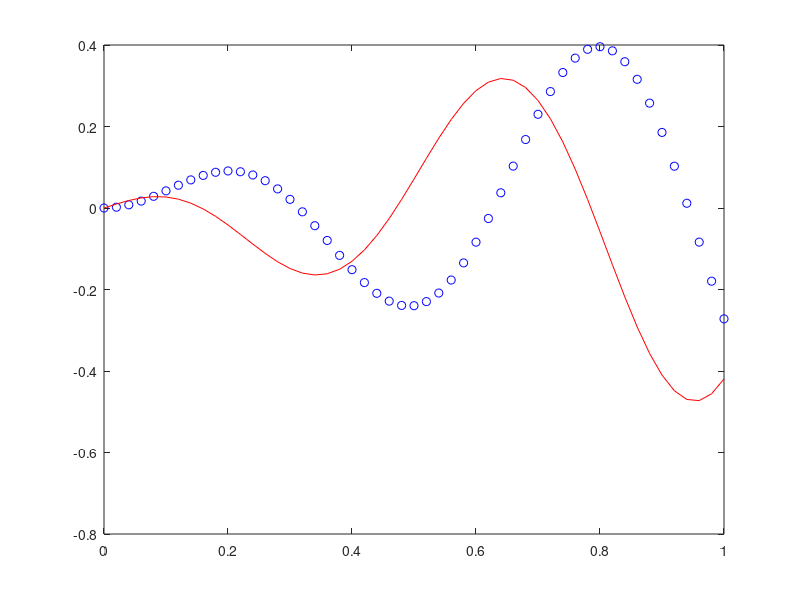

This chart was generated by the following MATLAB code: (Note: this script raises an error after producing the figure.)
clc;
clear;

xmax=1;
title('Flexible swimmer''s shape configuration and velocities');
for t=0:0.1:100
    count=1;
    for x=0:0.02:1
        data(count,1)=x;
        %data(count,2)=(10-x)*sin(x/10+t);
        data(count,2)=x/2*sin(x*10+t);
        data(count,3)=x/2*cos(x*10+t);
        m=1/2*sin(x*10+t)+5*x*cos(10*x+t);
        data(count,4)=data(count,1)+cos(atan(m))*1/2;
        data(count,5)=data(count,2)+sin(atan(m))*1/2;
        count=count+1;
    end
    index=30;
    l=sqrt((data(index,4)-data(index,1))^2+(data(index,5)-data(index,2))^2)
    plot(data(:,1),data(:,2),'ob');
    hold on;
    plot(data(:,1),data(:,3),'-r');
    for i=1:8:length(data)
        x=[data(i,1);  data(i,4)];
        y=[data(i,2);  data(i,5)];
        plot(x,y,'-Og');
    end
    hold off;
    axis([-0.5 1.9 -1.2 1.2])
    grid on;
    pause(0.04);
end














